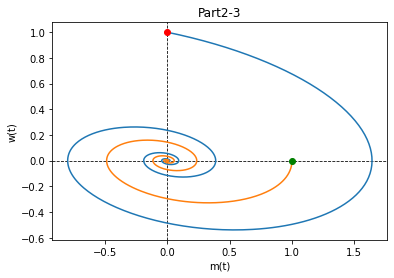

This chart was generated by the following Python code:
from timeit import repeat
import numpy as np
from pandas import Interval
from scipy.integrate import odeint
import matplotlib.pyplot as plt
from matplotlib.animation import FuncAnimation, PillowWriter 
def model(z, t):

    m = z[0]
    w = z[1]

    a = 0
    b = 5
    c = -1
    d = -1
    dmdt = a*m + b*w
    dwdt = c*m + d*w
    return [dmdt, dwdt]

# initial condition
z01 = [0,1]
z02 = [1,0]
# number of time points
n = 10000
# time point
t = np.linspace(0,100,n)
# store solution
m1 = np.empty_like(t)
w1 = np.empty_like(t)
m2 = np.empty_like(t)
w2 = np.empty_like(t)
# record initial conditions
m1[0] = z01[0]
w1[0] = z01[1]
m2[0] = z02[0]
w2[0] = z02[1]
# solve ODE
for i in range(1,n):
    tspan = [t[i-1], t[i]]

    z1 = odeint(model,z01, tspan)
    z2 = odeint(model, z02,tspan)
    m1[i] = z1[1][0]
    w1[i] = z1[1][1]
    m2[i] = z2[1][0]
    w2[i] = z2[1][1]
    # print(m[i], w[i])

    z01 = z1[1]
    z02 = z2[1]

# print(len(m))
# print(len(w))

fig, ax = plt.subplots()
ax.set_ylabel('w(t)')
ax.set_xlabel('m(t)')
ax.set_title('Part2-3')
ax.axhline(color='k', lw=0.8, ls='--')
ax.axvline(color='k', lw=0.8, ls='--')
plt.plot(m1,w1)
plt.plot(m2,w2)

redDot1, = plt.plot([m1[0]], [w1[0]], 'ro')
redDot2, = plt.plot([m2[0]], [w2[0]], 'go')
def animate(i):
    # print(i)

    redDot1.set_data(m1[i], w1[i])
    redDot2.set_data(m2[i], w2[i])
    return redDot1,redDot2

myAnimation = FuncAnimation(fig, animate, frames=range(0,1000),\
            interval=10,blit=True, repeat=True)
# myAnimation.save('part1.gif', writer='imagemagick', fps=200)
plt.show()
# myAnimation.save('part1.gif', writer='imagemagick', fps=200)
